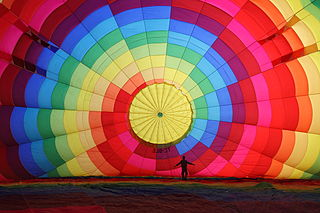
%> input picture training/testGauss.png, 320 x 213 px
$ octave dydx.m   (GNU Octave 9; MATLAB toolbox functions it lacks are replaced by stand-ins)
%> lines starting %> are read from the running program, lines starting %| are printed output that depends on the picture
I = imread('testGauss.png');
%> I is the input picture: size 213x320x3 uint8; mean R, G, B 142.3, 85.7, 83.4
I = imread('zebra.jpg');
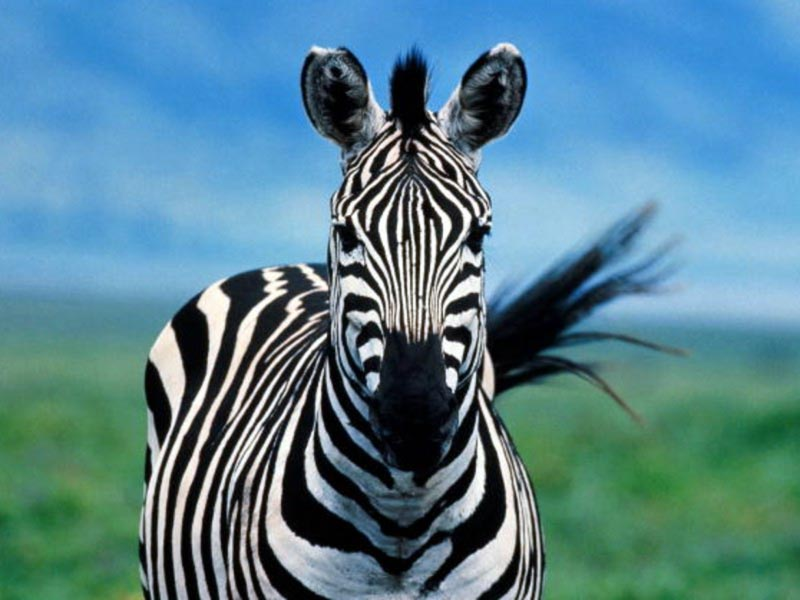
%> input picture training/zebra.jpg, 800 x 600 px
%> I is the input picture: size 600x800x3 uint8; mean R, G, B 87, 130.9, 145
%corr - testa punkt

bw = 1;
if bw
    I = rgb2gray(I);
%> I: size 600x800 uint8
end
I = double(I)/255;
%> I: size 600x800 double

std = 3;
N = max(3*ceil(6*std)+1, 20);
alpha = 1;
dy = [1;-1];
dx = [1 -1];
lap = fspecial('laplacian', alpha);
log = fspecial('log',[N N],std);
gauss = fspecial('gauss', [N N],std);
lapgauss = imfilter(gauss,lap);
gausslap = imfilter(lap,gauss);
dxgauss = imfilter(gauss,dx);
dygauss = imfilter(gauss,dy);
dxdygauss = imfilter(dygauss,dx);
dydxgauss = imfilter(dxgauss,dy);

figure(1)
mf = 2;
nf = 3;
subplot(mf,nf,1)
imshow(gauss);
imagesc(gauss);
subplot(mf,nf,2)
imshow(lap);
imagesc(lap);
subplot(mf,nf,3)
imshow(log);
imagesc(log);
subplot(mf,nf,4)
imshow(lapgauss);
imagesc(lapgauss);
subplot(mf,nf,5)
imshow(gausslap);
imagesc(gausslap);

I1 = imfilter(I, gauss);
I2 = imfilter(I, dygauss);
I3 = imfilter(I, dxgauss);
I4 = imfilter(I, dxdygauss);
I5 = imfilter(I, dydxgauss);

gaussEd = @(x,y,b) 1/(2*pi*b^2)*exp(-(x.^2+y.^2)/(2*b^2));
dxgaussEd = @(x,y,b) -2*x/(2*b^2).*gaussEd(x,y,b);
dygaussEd = @(x,y,b) -2*y/(2*b^2).*gaussEd(x,y,b);
dxdygaussEd = @(x,y,b) -2*y/(2*b^2).*dxgaussEd(x,y,b);


[y, x] = ndgrid(-N:N,-N:N);
edGauss = dxdygaussEd(x,y,std);
edGaussx = dxgaussEd(x,y,std);

I6 = imfilter(I, edGaussx);
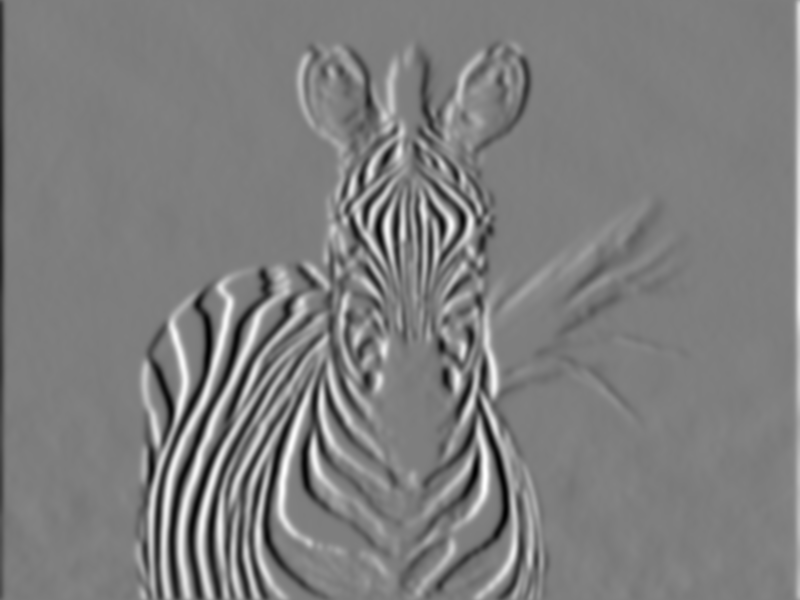
%> I6: size 600x800 double; min -0.115, max 0.117, mean -1.57e-05; drawn with min black and max white
I7 = imfilter(I, edGauss);

m = 2;
n = 4;
figure(2);
subplot(m,n,1)
imshow(I);
imagesc((edge(I)));
subplot(m,n,2)
imshow(I1);
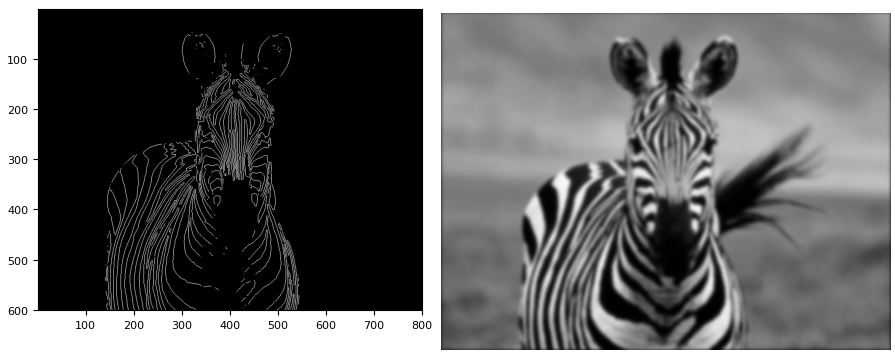
%> figure redrawn from the program's plot data, 2 panels
imagesc(edge(I1));
subplot(m,n,3)
imshow(I2);
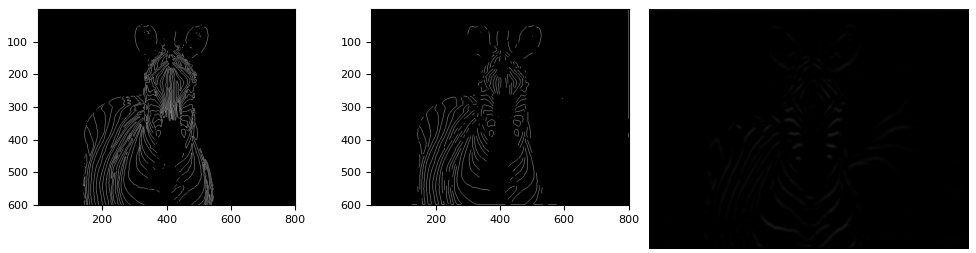
%> figure redrawn from the program's plot data, 3 panels
imagesc(I2);
subplot(m,n,4)
imshow(I3);
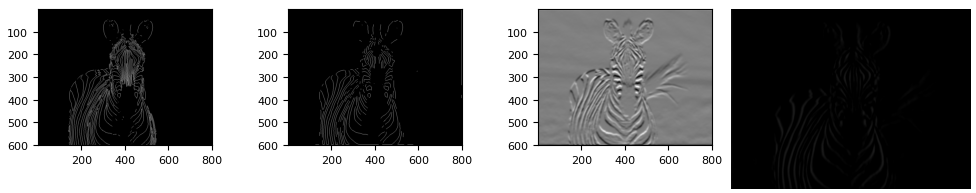
%> figure redrawn from the program's plot data, 4 panels
imagesc(I3);
subplot(m,n,5)
imshow(I4);
imagesc(I4);
subplot(m,n,6)
imshow(I5);
imagesc(I5);
subplot(m,n,7)
imshow(I6);
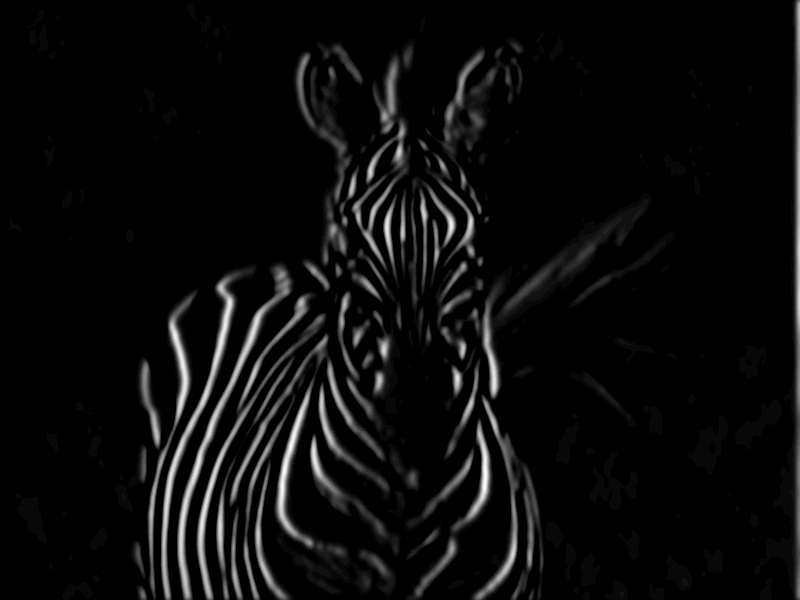
%> displayed picture: size 600x800, on the screen's scale of 0 to 255; min 0, max 30, mean 1.4; drawn with min black and max white
imagesc(I6);
subplot(m,n,8)
imshow(I7);
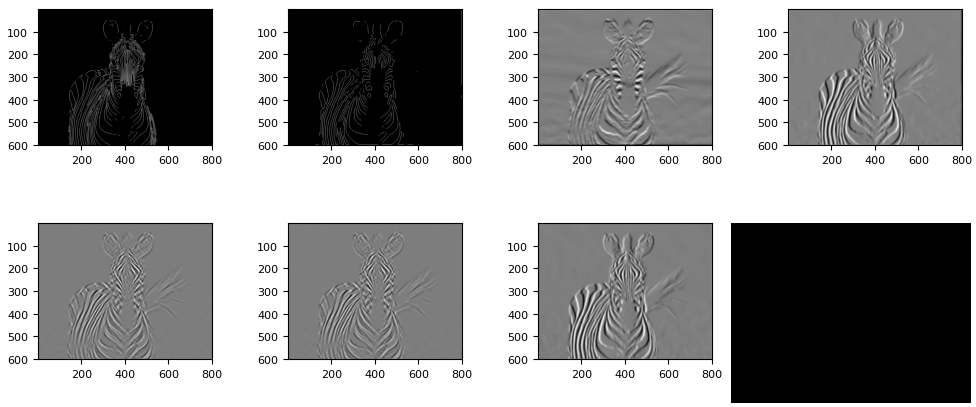
%> figure redrawn from the program's plot data, 8 panels
imagesc(I7);
